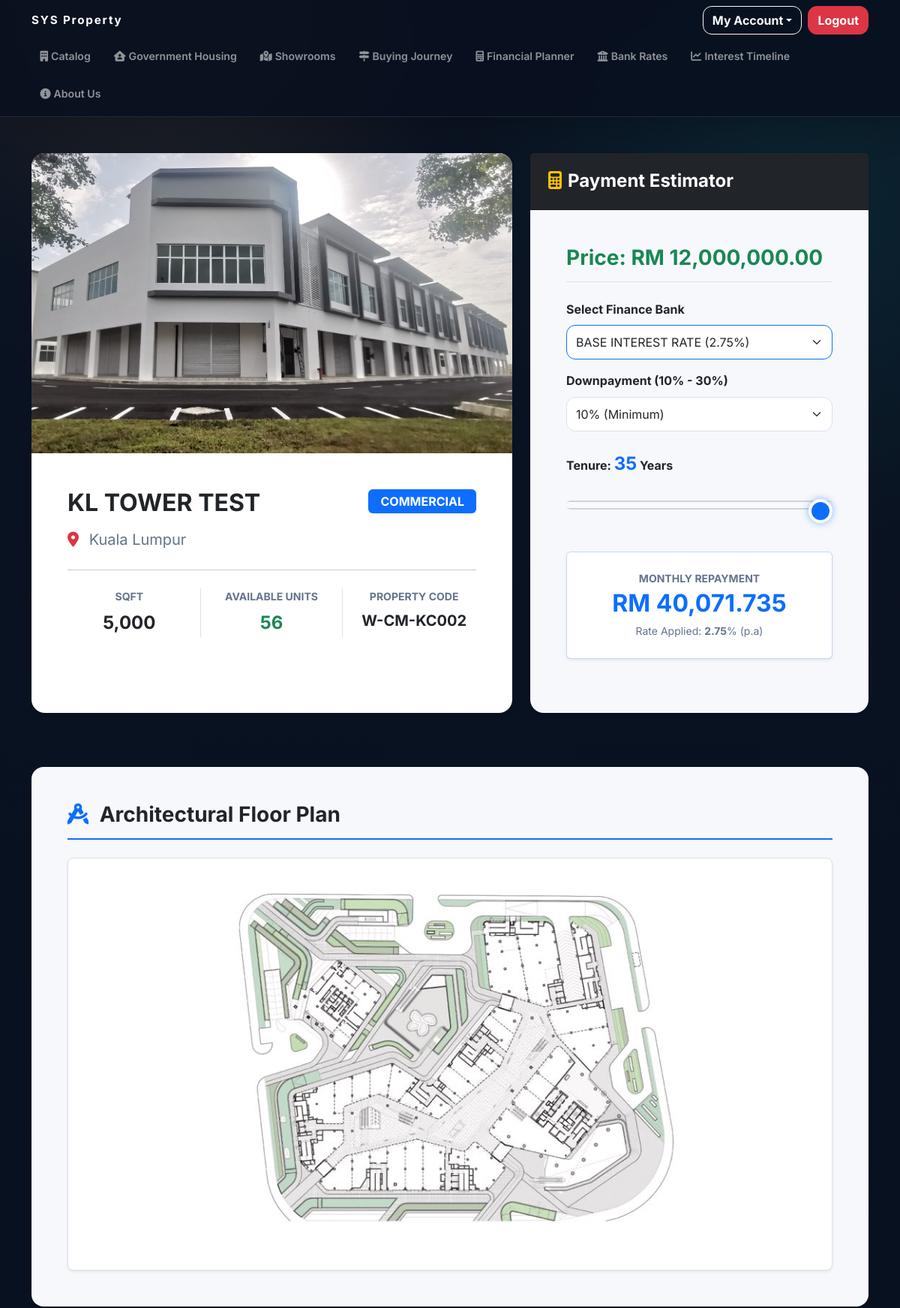
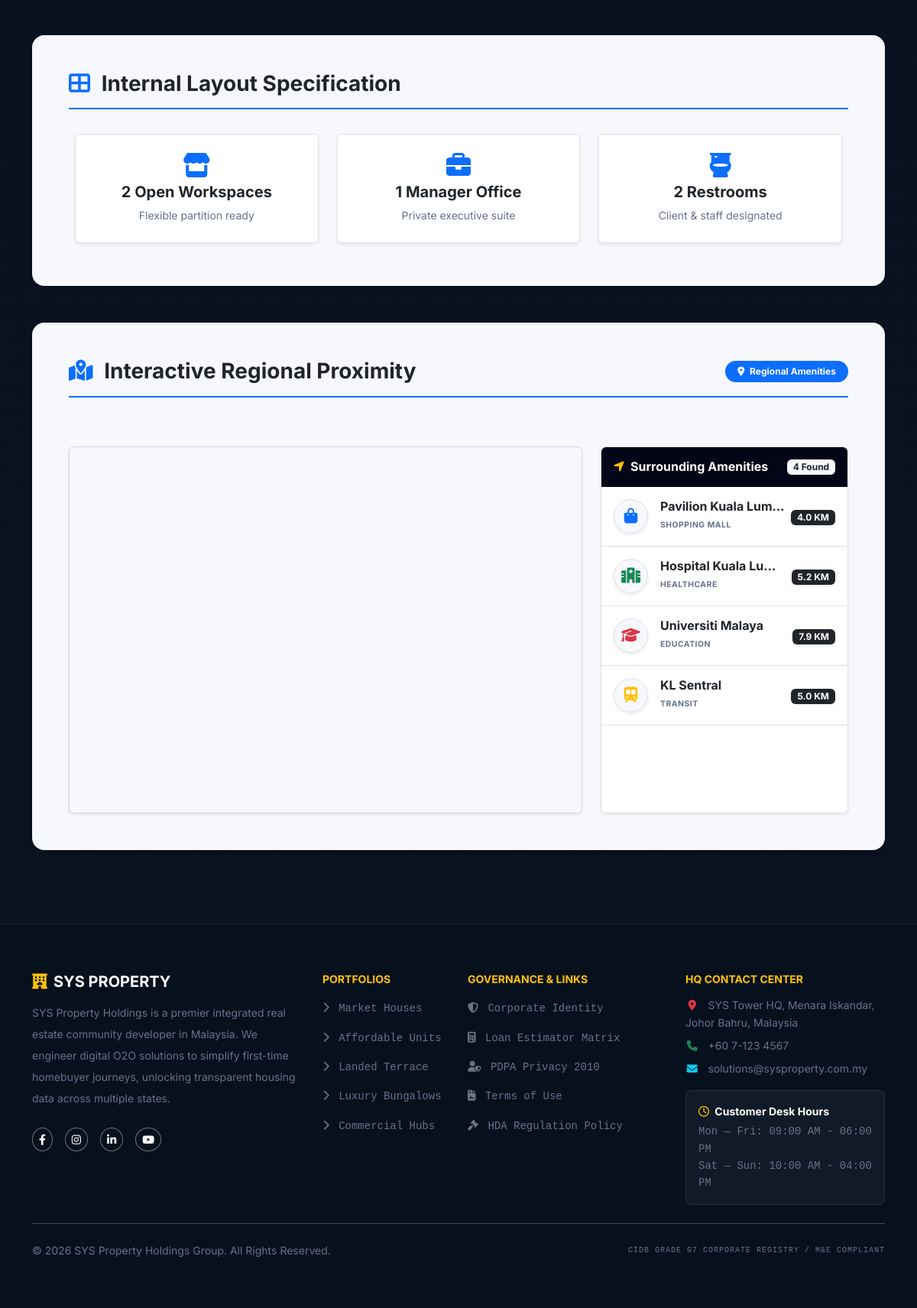
Screenshot of /property_detail.php?id=183 (signed in) with the database file from the repository (2 pictures, top to bottom).
### tables this page shows
CREATE TABLE `properties` (
  `property_id` int(11) NOT NULL,
  `property_code` varchar(20) NOT NULL,
  `project_name` varchar(255) NOT NULL,
  `state` varchar(100) NOT NULL,
  `property_type` enum('AFFORDABLE','TERRACE','BUNGALOW','COMMERCIAL','APARTMENT') NOT NULL,
  `price` decimal(12,2) NOT NULL,
  `total_units` int(11) NOT NULL,
  `built_up_sqft` int(11) NOT NULL,
  `income_limit_rm` decimal(10,2) DEFAULT NULL,
  `status` enum('ACTIVE','SOLD_OUT','ARCHIVED') NOT NULL DEFAULT 'ACTIVE',
  `image_filename` varchar(255) NOT NULL,
  `image_search_keyword` varchar(255) NOT NULL,
  `is_affordable` tinyint(1) NOT NULL DEFAULT 0
);

### includes/property_images.php (called while the page is built, shortened)
<?php
function property_catalog_image_path(array $property, string $url_prefix = '', string $filesystem_prefix = ''): string
{
    $base_url = $url_prefix . 'SYS Property Catalog/';
    $base_path = $filesystem_prefix . 'SYS Property Catalog/';
    $placeholder = $base_url . 'placeholder.jpg';
    $custom_image = trim((string)($property['image_filename'] ?? ''));
    if ($custom_image !== '') {
        $custom_image = ltrim(str_replace('\\', '/', $custom_image), '/');
    }
    $db_type = strtolower(trim((string)($property['property_type'] ?? '')));
    $raw_state = trim((string)($property['state'] ?? ''));
    $state_name = ucwords(strtolower($raw_state));
    $folder = 'Apartment/';
    if ($db_type === 'commercial') {
        $folder = 'Commercial/';
    } elseif ($db_type === 'terrace') {
        $folder = 'Terrace/';
    } elseif ($db_type === 'bungalow') {
        $folder = 'Bungalow/';
    }
    $file_name = ucfirst($db_type) . ' - ' . $state_name;
    foreach (['jpg', 'jpeg', 'png', 'webp'] as $ext) {
        $relative_path = $folder . $file_name . '.' . $ext;
        if (file_exists($base_path . $relative_path)) {
            return $base_url . $relative_path;
        }
    }
    return $placeholder;
}

### includes/regional_proximity.php (called while the page is built, shortened)
<?php
function regional_proximity_amenities(string $state): array
{
    $default = [
        ['name' => 'Regional Shopping Centre', 'type' => 'Shopping Mall', 'distance' => '3.4 KM', 'icon' => 'fas fa-shopping-bag text-primary'],
        ['name' => 'General Hospital', 'type' => 'Healthcare', 'distance' => '5.8 KM', 'icon' => 'fas fa-hospital text-success'],
        ['name' => 'Public School Cluster', 'type' => 'Education', 'distance' => '2.6 KM', 'icon' => 'fas fa-graduation-cap text-danger'],
        ['name' => 'Main Transport Terminal', 'type' => 'Transit', 'distance' => '6.2 KM', 'icon' => 'fas fa-subway text-warning'],
    ];
    return $amenities[$state] ?? $default;
}
function regional_proximity_map_query(array $property): string
{
    return trim(($property['project_name'] ?? '') . ', ' . ($property['state'] ?? '') . ', Malaysia');
}

### property_detail.php (the view, shortened to what this page needs)
<?php
include_once 'includes/header.php';
require_once 'includes/property_images.php';
require_once 'includes/regional_proximity.php';
$property_id = isset($_GET['id']) ? intval($_GET['id']) : 0;
$stmt = $conn->prepare("SELECT * FROM properties WHERE property_id = ?");
$stmt->bind_param("i", $property_id);
$stmt->execute();
$property = $stmt->get_result()->fetch_assoc();
$is_afford = (intval($property['is_affordable']) === 1);
$banks_result = $conn->query("SELECT bank_name, interest_rate FROM banks ORDER BY interest_rate ASC");
$dbType = strtolower(trim($property['property_type']));
$baseDir = "SYS Property Catalog/";
$finalImg = property_catalog_image_path($property);
$proximityAmenities = regional_proximity_amenities($property['state'] ?? '');
$proximityMapQuery = regional_proximity_map_query($property);
if ($is_afford || $dbType === 'affordable') {
    $floorPlanName = "Affordable_Floor_Plan.jpg";
    $checkDir = $baseDir;
    if (!file_exists($checkDir . "Affordable_Floor_Plan.jpg")) {
        if (file_exists($checkDir . "affordable_floor_plan.jpg")) {
            $floorPlanName = "affordable_floor_plan.jpg";
        } elseif (file_exists($checkDir . "Affordable_Floor_plan.jpg")) {
            $floorPlanName = "Affordable_Floor_plan.jpg";
        } elseif (file_exists($checkDir . "Affordable_Floor_Plan.JPG")) {
            $floorPlanName = "Affordable_Floor_Plan.JPG";
        } elseif (file_exists($checkDir . "affordable_floor_plan.JPG")) {
            $floorPlanName = "affordable_floor_plan.JPG";
        }
    }
} else {
    $floorPlanName = ucfirst($dbType) . "_Floor_Plan.jpg";
}
$finalFloorPlan = $baseDir . $floorPlanName;
$layoutHtml = "";
if ($is_afford) {
    $layoutHtml = '
        <div class="row text-center g-4">
            <div class="col-md-3 col-6"><div class="p-4 bg-white border rounded shadow-sm h-100"><i class="fas fa-bed fa-2x text-success mb-2"></i><h5 class="fw-bold mb-0">3 Bedrooms</h5><p class="text-muted small mt-2 mb-0">Optimal family spacing</p></div></div>
            <div class="col-md-3 col-6"><div class="p-4 bg-white border rounded shadow-sm h-100"><i class="fas fa-bath fa-2x text-success mb-2"></i><h5 class="fw-bold mb-0">2 Bathrooms</h5><p class="text-muted small mt-2 mb-0">Standard sanitary fittings</p></div></div>
            <div class="col-md-3 col-6"><div class="p-4 bg-white border rounded shadow-sm h-100"><i class="fas fa-couch fa-2x text-muted mb-2"></i><h5 class="fw-bold mb-0">1 Living Hall</h5><p class="text-muted small mt-2 mb-0">Open concept design</p></div></div>
            <div class="col-md-3 col-6"><div class="p-4 bg-white border rounded shadow-sm h-100"><i class="fas fa-utensils fa-2x text-muted mb-2"></i><h5 class="fw-bold mb-0">1 Kitchen</h5><p class="text-muted small mt-2 mb-0">Ventilated cooking area</p></div></div>
        </div>';
} else {
    if ($dbType === 'commercial') {
        $layoutHtml = '
            <div class="row text-center g-4">
                <div class="col-md-4 col-12"><div class="p-4 bg-white border rounded shadow-sm h-100"><i class="fas fa-store fa-2x text-primary mb-2"></i><h5 class="fw-bold mb-0">2 Open Workspaces</h5><p class="text-muted small mt-2 mb-0">Flexible partition ready</p></div></div>
                <div class="col-md-4 col-6"><div class="p-4 bg-white border rounded shadow-sm h-100"><i class="fas fa-briefcase fa-2x text-primary mb-2"></i><h5 class="fw-bold mb-0">1 Manager Office</h5><p class="text-muted small mt-2 mb-0">Private executive suite</p></div></div>
                <div class="col-md-4 col-6"><div class="p-4 bg-white border rounded shadow-sm h-100"><i class="fas fa-toilet fa-2x text-primary mb-2"></i><h5 class="fw-bold mb-0">2 Restrooms</h5><p class="text-muted small mt-2 mb-0">Client & staff designated</p></div></div>
            </div>';
    }
}
?>
<div class="container my-5">
    <div class="row">
        <div class="col-md-7 mb-4">
            <div class="card shadow-sm border-0 overflow-hidden h-100">
                <div class="position-relative zoom-container" style="cursor: pointer;" data-bs-toggle="modal" data-bs-target="#imageZoom">
                    <img src="<?php echo $finalImg; ?>" class="w-100" style="height: 400px; object-fit: cover;">
                </div>
                <div class="card-body p-5">
                    <div class="d-flex justify-content-between align-items-start mb-3">
                        <div class="d-flex align-items-center gap-3">
                            <h2 class="fw-bold mb-0"><?php echo htmlspecialchars($property['project_name']); ?></h2>
                        </div>
                        <span class="badge <?php echo $is_afford ? 'bg-success' : 'bg-primary'; ?> px-3 py-2 fs-6 shadow-sm">
                            <?php echo $is_afford ? 'GOV AFFORDABLE' : htmlspecialchars($property['property_type']); ?>
                        </span>
                    </div>
                    <p class="fs-5 text-muted mb-4"><i class="fas fa-map-marker-alt text-danger me-2"></i> <?php echo htmlspecialchars($property['state']); ?></p>
                    <hr class="my-4">
                    <div class="row text-center mb-4">
                        <div class="col-4 border-end">
                            <small class="d-block text-muted fw-bold mb-1">SQFT</small>
                            <span class="fs-4 fw-bold"><?php echo number_format($property['built_up_sqft']); ?></span>
                        </div>
                        <div class="col-4 border-end">
                            <small class="d-block text-muted fw-bold mb-1">AVAILABLE UNITS</small>
                            <span class="fs-4 fw-bold text-success"><?php echo $property['total_units']; ?></span>
                        </div>
                        <div class="col-4">
                            <small class="d-block text-muted fw-bold mb-1">PROPERTY CODE</small>
                            <span class="fs-5 fw-bold text-dark"><?php echo htmlspecialchars($property['property_code']); ?></span>
                        </div>
                    </div>
                </div>
            </div>
        </div>
        <div class="col-md-5 mb-4">
            <div class="card shadow-sm border-0 h-100 bg-light">
                <div class="card-header bg-dark text-white p-4">
                    <h4 class="fw-bold mb-0"><i class="fas fa-calculator me-2 text-warning"></i>Payment Estimator</h4>
                </div>
                <div class="card-body p-4 p-lg-5 d-flex flex-column">
                    <h3 class="text-success fw-bold mb-4 border-bottom pb-3">Price: RM <?php echo number_format($property['price'], 2); ?></h3>
                    <div class="mb-3">
                        <label class="form-label fw-bold">Select Finance Bank</label>
                        <select id="bankSelect" class="form-select border-primary">
                            <?php while ($bank = $banks_result->fetch_assoc()): ?>
                                <option data-rate="<?php echo $bank['interest_rate']; ?>"><?php echo htmlspecialchars($bank['bank_name']); ?> (<?php echo $bank['interest_rate']; ?>%)</option>
                            <?php endwhile; ?>
                        </select>
                    </div>
                    <div class="mb-4">
                        <label class="form-label fw-bold">Downpayment (10% - 30%)</label>
                        <select id="downpayment" class="form-select">
                            <option value="10">10% (Minimum)</option>
                        </select>
                    </div>
                    <div class="mb-5">
                        <label class="form-label fw-bold">Tenure: <span id="tenureLabel" class="text-primary fs-4 fw-bold">35</span> Years</label>
                        <div class="pt-3">
                            <input type="range" id="tenure" class="form-range custom-slider" value="35" min="5" max="35">
                        </div>
                    </div>
                    <div class="p-4 bg-white border border-primary border-opacity-25 rounded text-center shadow-sm mb-4">
                        <p class="mb-1 text-muted fw-bold small">MONTHLY REPAYMENT</p>
                        <h2 class="text-primary fw-bold m-0" id="monthlyResult">RM 0.00</h2>
                        <small class="text-muted d-block mt-2">Rate Applied: <strong id="displayRate">0.00</strong>% (p.a)</small>
                    </div>
                </div>
            </div>
        </div>
    </div>
    <div class="row mt-5">
        <div class="col-12">
            <div class="card border-0 bg-light shadow-sm rounded-4 p-4 p-md-5 mb-5 reveal-card">
                <h3 class="fw-bold text-dark mb-4 border-bottom border-primary border-2 pb-3"><i class="fas fa-drafting-compass text-primary me-2"></i> Architectural Floor Plan</h3>
                <div class="text-center bg-white p-4 border rounded-3 shadow-sm">
                    <img src="<?php echo htmlspecialchars($finalFloorPlan); ?>" class="img-fluid rounded" alt="Floor Plan" style="max-height: 500px; object-fit: contain;">
                </div>
            </div>
            <div class="card border-0 bg-light shadow-sm rounded-4 p-4 p-md-5 mb-5 reveal-card">
                <h3 class="fw-bold text-dark mb-4 border-bottom border-primary border-2 pb-3"><i class="fas fa-th-large text-primary me-2"></i> Internal Layout Specification</h3>
                <div class="p-2"><?php echo $layoutHtml; ?></div>
            </div>
            <div class="card border-0 bg-light shadow-sm rounded-4 p-4 p-md-5 mb-5 reveal-card">
                <div class="d-flex justify-content-between align-items-center border-bottom border-primary border-2 pb-3 mb-4">
                    <h3 class="fw-bold text-dark m-0"><i class="fas fa-map-marked-alt text-primary me-2"></i> Interactive Regional Proximity</h3>
                    <span class="badge bg-primary px-3 py-2 rounded-pill"><i class="fas fa-location-dot me-1"></i> Regional Amenities</span>
                </div>
                <div class="row mt-3 g-4">
                    <div class="col-lg-8">
                        <div id="propertyMap" class="rounded shadow-sm border border-secondary border-opacity-25" style="height: 480px; width: 100%;">
                            <iframe
                                title="Map for <?php echo htmlspecialchars($property['project_name']); ?>"
                                src="https://maps.google.com/maps?q=<?php echo urlencode($proximityMapQuery); ?>&t=&z=13&ie=UTF8&iwloc=&output=embed"
                                class="w-100 h-100 rounded border-0"
                                loading="lazy"
></iframe>
                        </div>
                    </div>
                    <div class="col-lg-4">
                        <div class="bg-white border rounded shadow-sm h-100 d-flex flex-column">
                            <div class="p-3 rounded-top d-flex justify-content-between align-items-center gap-3 flex-wrap" style="background: #020617;">
                                <h6 class="m-0 fw-bold" style="color: #fff !important; font-size: 1rem; text-shadow: 0 1px 3px rgba(0,0,0,0.75);">
                                    <i class="fas fa-location-arrow text-warning me-2"></i>Surrounding Amenities
                                </h6>
                                <span class="badge bg-light text-dark" id="placesCount"><?php echo count($proximityAmenities); ?> Found</span>
                            </div>
                            <div id="placesList" class="p-0 overflow-auto" style="height: 425px;">
                                <?php foreach ($proximityAmenities as $amenity): ?>
                                    <div class="d-flex align-items-center p-3 border-bottom hover-place">
                                        <div class="bg-light rounded-circle d-flex justify-content-center align-items-center me-3 border shadow-sm flex-shrink-0" style="width: 45px; height: 45px;">
                                            <i class="<?php echo htmlspecialchars($amenity['icon']); ?> fs-5"></i>
                                        </div>
                                        <div class="flex-grow-1 overflow-hidden pe-2">
                                            <h6 class="mb-0 fw-bold text-dark text-truncate" title="<?php echo htmlspecialchars($amenity['name']); ?>"><?php echo htmlspecialchars($amenity['name']); ?></h6>
                                            <small class="text-muted text-uppercase fw-bold" style="font-size: 0.65rem; letter-spacing: 0.5px;"><?php echo htmlspecialchars($amenity['type']); ?></small>
                                        </div>
                                        <div class="text-end flex-shrink-0">
                                            <span class="badge bg-dark text-white fw-bold shadow-sm px-2 py-1"><?php echo htmlspecialchars($amenity['distance']); ?></span>
                                        </div>
                                    </div>
                                <?php endforeach; ?>
                            </div>
                        </div>
                    </div>
                </div>
            </div>
        </div>
    </div>
</div>
<?php include_once 'includes/footer.php'; ?>

### rows the page displays
properties: property_type+state (picture), project_name "KL TOWER TEST", property_type "COMMERCIAL", state "Kuala Lumpur", built_up_sqft "5,000", total_units "56", property_code "W-CM-KC002", price "12,000,000.00", state "4"

### other values shown
$wishlist_text "Interest Timeline"
$amenity['name'] "Pavilion Kuala Lum…"
$amenity['type'] "SHOPPING MALL"
$amenity['distance'] "4.0 KM"
$amenity['name'] "Hospital Kuala Lu…"
$amenity['type'] "HEALTHCARE"
$amenity['distance'] "5.2 KM"
$amenity['name'] "Universiti Malaya"
$amenity['type'] "EDUCATION"
$amenity['distance'] "7.9 KM"
$amenity['name'] "KL Sentral"
$amenity['type'] "TRANSIT"
$amenity['distance'] "5.0 KM"
form field value "BASE INTEREST RATE (2.75%)"
